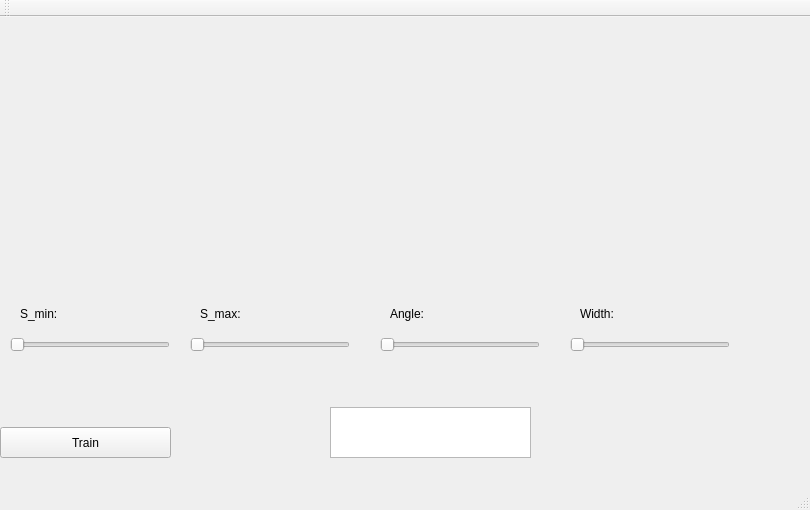
<?xml version="1.0" encoding="UTF-8"?>
<ui version="4.0">
 <class>MainWindow</class>
 <widget class="QMainWindow" name="MainWindow">
  <property name="geometry">
   <rect>
    <x>0</x>
    <y>0</y>
    <width>810</width>
    <height>510</height>
   </rect>
  </property>
  <property name="windowTitle">
   <string>MainWindow</string>
  </property>
  <widget class="QWidget" name="centralWidget">
   <widget class="QPushButton" name="trainButton">
    <property name="geometry">
     <rect>
      <x>0</x>
      <y>410</y>
      <width>171</width>
      <height>31</height>
     </rect>
    </property>
    <property name="text">
     <string>Train</string>
    </property>
   </widget>
   <widget class="QLabel" name="label">
    <property name="geometry">
     <rect>
      <x>20</x>
      <y>20</y>
      <width>231</width>
      <height>231</height>
     </rect>
    </property>
    <property name="autoFillBackground">
     <bool>true</bool>
    </property>
    <property name="text">
     <string/>
    </property>
   </widget>
   <widget class="QLabel" name="label_2">
    <property name="geometry">
     <rect>
      <x>260</x>
      <y>20</y>
      <width>241</width>
      <height>231</height>
     </rect>
    </property>
    <property name="autoFillBackground">
     <bool>true</bool>
    </property>
    <property name="text">
     <string/>
    </property>
   </widget>
   <widget class="QPlainTextEdit" name="plainTextEdit">
    <property name="geometry">
     <rect>
      <x>330</x>
      <y>390</y>
      <width>201</width>
      <height>51</height>
     </rect>
    </property>
    <property name="readOnly">
     <bool>true</bool>
    </property>
   </widget>
   <widget class="QLabel" name="label_3">
    <property name="geometry">
     <rect>
      <x>500</x>
      <y>20</y>
      <width>241</width>
      <height>231</height>
     </rect>
    </property>
    <property name="autoFillBackground">
     <bool>true</bool>
    </property>
    <property name="text">
     <string/>
    </property>
   </widget>
   <widget class="QSlider" name="horizontalSlider">
    <property name="geometry">
     <rect>
      <x>10</x>
      <y>320</y>
      <width>160</width>
      <height>16</height>
     </rect>
    </property>
    <property name="maximum">
     <number>100</number>
    </property>
    <property name="singleStep">
     <number>1</number>
    </property>
    <property name="pageStep">
     <number>10</number>
    </property>
    <property name="orientation">
     <enum>Qt::Horizontal</enum>
    </property>
   </widget>
   <widget class="QLabel" name="label_4">
    <property name="geometry">
     <rect>
      <x>20</x>
      <y>290</y>
      <width>59</width>
      <height>14</height>
     </rect>
    </property>
    <property name="text">
     <string>S_min:</string>
    </property>
   </widget>
   <widget class="QLabel" name="label_5">
    <property name="geometry">
     <rect>
      <x>200</x>
      <y>290</y>
      <width>59</width>
      <height>14</height>
     </rect>
    </property>
    <property name="text">
     <string>S_max:</string>
    </property>
   </widget>
   <widget class="QLabel" name="label_6">
    <property name="geometry">
     <rect>
      <x>390</x>
      <y>290</y>
      <width>59</width>
      <height>14</height>
     </rect>
    </property>
    <property name="text">
     <string>Angle:</string>
    </property>
   </widget>
   <widget class="QLabel" name="label_7">
    <property name="geometry">
     <rect>
      <x>580</x>
      <y>290</y>
      <width>59</width>
      <height>14</height>
     </rect>
    </property>
    <property name="text">
     <string>Width:</string>
    </property>
   </widget>
   <widget class="QSlider" name="horizontalSlider_2">
    <property name="geometry">
     <rect>
      <x>190</x>
      <y>320</y>
      <width>160</width>
      <height>16</height>
     </rect>
    </property>
    <property name="maximum">
     <number>100</number>
    </property>
    <property name="orientation">
     <enum>Qt::Horizontal</enum>
    </property>
   </widget>
   <widget class="QSlider" name="horizontalSlider_3">
    <property name="geometry">
     <rect>
      <x>380</x>
      <y>320</y>
      <width>160</width>
      <height>16</height>
     </rect>
    </property>
    <property name="maximum">
     <number>360</number>
    </property>
    <property name="orientation">
     <enum>Qt::Horizontal</enum>
    </property>
   </widget>
   <widget class="QSlider" name="horizontalSlider_4">
    <property name="geometry">
     <rect>
      <x>570</x>
      <y>320</y>
      <width>160</width>
      <height>16</height>
     </rect>
    </property>
    <property name="maximum">
     <number>100</number>
    </property>
    <property name="orientation">
     <enum>Qt::Horizontal</enum>
    </property>
   </widget>
   <widget class="QLabel" name="label_8">
    <property name="geometry">
     <rect>
      <x>110</x>
      <y>290</y>
      <width>59</width>
      <height>14</height>
     </rect>
    </property>
    <property name="text">
     <string/>
    </property>
   </widget>
   <widget class="QLabel" name="label_9">
    <property name="geometry">
     <rect>
      <x>290</x>
      <y>290</y>
      <width>59</width>
      <height>14</height>
     </rect>
    </property>
    <property name="text">
     <string/>
    </property>
   </widget>
   <widget class="QLabel" name="label_10">
    <property name="geometry">
     <rect>
      <x>470</x>
      <y>290</y>
      <width>59</width>
      <height>14</height>
     </rect>
    </property>
    <property name="text">
     <string/>
    </property>
   </widget>
   <widget class="QLabel" name="label_11">
    <property name="geometry">
     <rect>
      <x>660</x>
      <y>290</y>
      <width>59</width>
      <height>14</height>
     </rect>
    </property>
    <property name="text">
     <string/>
    </property>
   </widget>
  </widget>
  <widget class="QMenuBar" name="menuBar">
   <property name="geometry">
    <rect>
     <x>0</x>
     <y>0</y>
     <width>810</width>
     <height>19</height>
    </rect>
   </property>
  </widget>
  <widget class="QToolBar" name="mainToolBar">
   <attribute name="toolBarArea">
    <enum>TopToolBarArea</enum>
   </attribute>
   <attribute name="toolBarBreak">
    <bool>false</bool>
   </attribute>
  </widget>
  <widget class="QStatusBar" name="statusBar"/>
 </widget>
 <layoutdefault spacing="6" margin="11"/>
 <resources/>
 <connections/>
</ui>
